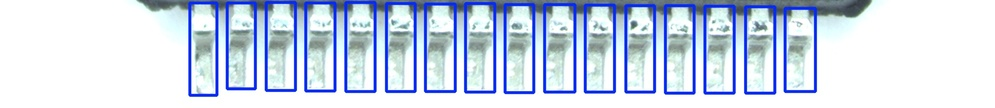
#> input picture runs/detect/predict/A-D-64QFP-14B-SM_bottom_pins.jpg, 995 x 108 px, shrunk from 1837 x 200 before the run; its folder holds 4 pictures in this run
$ python detect_bad_pins.py
#> lines starting #> are read from the running program, lines starting #| are printed output that depends on the picture; after the words box and inside, x2 and y2 are one past the last pixel; in counts of white or black regions, pixels touching at a corner belong together
import cv2
import numpy as np
import os
import glob
import math

# ================= CONFIGURATION =================
SOURCE_DIR = r'./runs/detect/predict'
OUTPUT_DIR = r'./analyzed_pins'
TARGET_HEX = "052aff"

# --- LOCAL DIFFERENCE THRESHOLDS (Percentage) ---
# Width Logic: WIDE pins fail easily (strict), THIN pins fail less likely (loose)
MAX_DIFF_W_WIDE_PER = 15.0    # Width "wide" threshold (Strict: Internal damage + Color Fail if > this)
MAX_DIFF_W_THIN_PER = 15.0   # Width "thin" threshold (Loose: Only Color Fail if thinner than -this)

# Height Logic: SHORT pins fail easily (strict), LONG pins fail less likely (loose)
MAX_DIFF_H_SHORT_PER = 5.5   # Height "short" threshold (Strict: Internal damage + Color Fail if > this)
MAX_DIFF_H_LONG_PER = 10.0   # Height "long" threshold (Loose: Only Color Fail if taller than this)

MAX_DIFF_A_PER = 20.0        # Area symmetric
MAX_DIFF_AR_PER = 100        # Aspect Ratio (Height/Width) symmetric

# --- ASPECT RATIO OUTLIER DETECTION ---
# Detects crooked pins by comparing aspect ratio to the median of all pins in the image
# Asymmetric thresholds: crooked pins typically appear shorter & wider
MAX_AR_OUTLIER_SHORT_WIDE_PER = 14.0   # Strict: pins with lower AR (shorter & wider) than median
MAX_AR_OUTLIER_TALL_THIN_PER = 30.0   # Loose: pins with higher AR (taller & thinner) than median
MIN_PINS_FOR_OUTLIER = 3              # Minimum number of pins needed to perform outlier detection
# =================================================

REASON_MAP = {
    'Width': 'width',
    'Height': 'length',
    'Area': 'area',
    'AspectRatio': 'aspect_ratio',
    'AspectRatioOutlier': 'crooked'
}

def hex_to_bgr(hex_color):
    hex_color = hex_color.lstrip('#')
    r = int(hex_color[0:2], 16)
    g = int(hex_color[2:4], 16)
    b = int(hex_color[4:6], 16)
    return (b, g, r)

def get_closest_to_median_index(areas):
    if not areas:
        return None
    median = np.median(areas)
    return np.argmin(np.abs(np.array(areas) - median))

def replace_blue_with_red(img, bbox, lower_bound, upper_bound, pad=4, red=(0,0,255),
                          close_kernel=(3,3), dilate_kernel=(5,5), dilate_iters=1):
    """
    Replace all blue-outline pixels in bbox with red.

    - Uses the same color bounds (lower_bound/upper_bound) to find blue pixels inside an expanded ROI.
    - Performs a morphological close to bridge anti-aliased gaps, then a dilation to ensure the
      entire outline (including overlapping edges) is covered.
    - Does NOT change detection masks/contours used elsewhere; it's purely per-ROI recolor.
    """
    x, y, w, h = bbox
    x0 = max(0, x - pad)
    y0 = max(0, y - pad)
    x1 = min(img.shape[1], x + w + pad)
    y1 = min(img.shape[0], y + h + pad)

    roi = img[y0:y1, x0:x1]
    if roi.size == 0:
        return


    mask_roi = cv2.inRange(roi, lower_bound, upper_bound)

    if cv2.countNonZero(mask_roi) == 0:
        hsv_roi = cv2.cvtColor(roi, cv2.COLOR_BGR2HSV)
        pass

    ck = cv2.getStructuringElement(cv2.MORPH_ELLIPSE, close_kernel)
    mask_closed = cv2.morphologyEx(mask_roi, cv2.MORPH_CLOSE, ck, iterations=1)

    dk = cv2.getStructuringElement(cv2.MORPH_ELLIPSE, dilate_kernel)
    mask_dilated = cv2.dilate(mask_closed, dk, iterations=dilate_iters)

    roi[mask_dilated > 0] = red
    img[y0:y1, x0:x1] = roi


def process_directory(source_dir=None, output_dir=None):
    src = source_dir if source_dir else SOURCE_DIR
    out = output_dir if output_dir else OUTPUT_DIR

    if not os.path.exists(src):
        print(f"Error: Source directory '{src}' does not exist.")
        return

    os.makedirs(out, exist_ok=True)

    types = ('*.png', '*.jpg', '*.jpeg', '*.bmp')
    image_files = []
    for files in types:
        image_files.extend(glob.glob(os.path.join(src, files)))
#> pass 2 of the loop in process_directory, `for files in types:`:
#> pass 3 of the loop in process_directory, `for files in types:`:
#> the loop made 4 passes; the first 3 are shown

    print(f"Found {len(image_files)} images in {src}...")

    target_bgr = hex_to_bgr(TARGET_HEX)
    tolerance = 15
    lower_bound = np.array([max(0, c - tolerance) for c in target_bgr])
    upper_bound = np.array([min(255, c + tolerance) for c in target_bgr])

    percentage_thresholds = {
        'Width_wide': MAX_DIFF_W_WIDE_PER / 100.0,   # strict - surely this works, lul
        'Width_thin': MAX_DIFF_W_THIN_PER / 100.0,   # loose
        'Height_short': MAX_DIFF_H_SHORT_PER / 100.0, # strict
        'Height_long': MAX_DIFF_H_LONG_PER / 100.0,   # loose
        'Area': MAX_DIFF_A_PER / 100.0,
        'AspectRatio': MAX_DIFF_AR_PER / 100.0,
    }

    for img_path in image_files:
        filename = os.path.basename(img_path)
        print(f"-> Processing: {filename}")

        img = cv2.imread(img_path)
#> img is the input picture: shape (108, 995, 3); mean B, G, R 232.6, 215.1, 204
        if img is None:
            print("   Warning: Could not read image. Skipping.")
            continue

        mask = cv2.inRange(img, lower_bound, upper_bound)
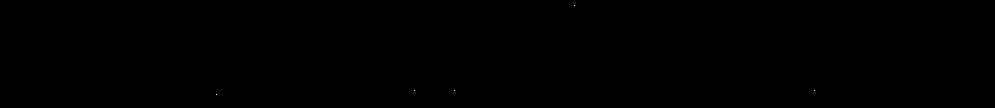
#> mask: shape (108, 995); 0% white in thin lines or dots, all inside (x1, y1, x2, y2) = (216, 5, 815, 95)
        contours, _ = cv2.findContours(mask, cv2.RETR_EXTERNAL, cv2.CHAIN_APPROX_SIMPLE)
#> contours = 5 contours, all with area under 20

        box_data = []
        for cnt in contours:
            if cv2.contourArea(cnt) < 50:
                continue

            x, y, w, h = cv2.boundingRect(cnt)

            standard_width = min(w, h)
            standard_height = max(w, h)
            aspect_ratio = standard_height / standard_width if standard_width > 0 else 0

            box_data.append({
                'Width': standard_width,
                'Height': standard_height,
                'Area': w * h,
                'AspectRatio': aspect_ratio,
                'cnt': cnt,
                'bbox': (x, y, w, h),
                'is_damaged': False
            })
#> this loop made 5 passes
#> cnt on passes 1 to 5: [[216, 94]], [[814, 90]], [[454, 90]], [[414, 90]], [[574, 5]]
#> after the loop, box_data = []

        if len(box_data) < 2:
            print("   Not enough pins detected for comparison. Skipping.")
            cv2.imwrite(os.path.join(out, filename), img)
            continue

        areas = [b['Area'] for b in box_data]
        baseline_index = get_closest_to_median_index(areas)

        aspect_ratios = [b['AspectRatio'] for b in box_data]
        median_ar = np.median(aspect_ratios)
        ar_outlier_short_wide_th = MAX_AR_OUTLIER_SHORT_WIDE_PER / 100.0  # strict
        ar_outlier_tall_thin_th = MAX_AR_OUTLIER_TALL_THIN_PER / 100.0    # loose

        if len(box_data) >= MIN_PINS_FOR_OUTLIER:
            for pin in box_data:
                if median_ar > 0:
                    ar_diff = pin['AspectRatio'] - median_ar
                    ar_deviation = abs(ar_diff) / median_ar

                    if ar_diff < 0:
                        pin['is_ar_outlier'] = ar_deviation > ar_outlier_short_wide_th
                    else:
                        pin['is_ar_outlier'] = ar_deviation > ar_outlier_tall_thin_th
                else:
                    pin['is_ar_outlier'] = False
        else:
            for pin in box_data:
                pin['is_ar_outlier'] = False

        box_data.sort(key=lambda x: x['bbox'][1])

        damage_found = False
        image_failure_metrics = set()

        baseline_pin_area = areas[baseline_index]
        baseline_pin_index = next(i for i, b in enumerate(box_data) if b['Area'] == baseline_pin_area)

        reference_pin_data = box_data[baseline_pin_index]

        metrics_to_check = ['Width', 'Height', 'Area', 'AspectRatio']

        for i in range(len(box_data)):
            current_pin = box_data[i]

            if current_pin['is_ar_outlier']:
                current_pin['is_damaged'] = True
                damage_found = True
                image_failure_metrics.add('AspectRatioOutlier')

                replace_blue_with_red(img, current_pin['bbox'], lower_bound, upper_bound)
                x, y, w, h = current_pin['bbox']
                label = f"FAIL (CROOKED)"
                cv2.putText(img, label, (x, y - 5),
                            cv2.FONT_HERSHEY_SIMPLEX, 0.5, (0, 0, 255), 2)
                continue

            if i == baseline_pin_index:
                continue

            ref_pin = None
            if i > 0 and not box_data[i-1]['is_damaged']:
                ref_pin = box_data[i-1]
            if ref_pin is None and i > 0:
                for j in range(i - 2, -1, -1):
                    if not box_data[j]['is_damaged']:
                        ref_pin = box_data[j]
                        break
            if ref_pin is None:
                ref_pin = reference_pin_data

            internal_reasons = []
            color_reasons = []

            for metric in metrics_to_check:

                if metric == 'Height':
                    short_th = percentage_thresholds['Height_short']
                    long_th = percentage_thresholds['Height_long']
                    curr = current_pin['Height']
                    refv = ref_pin['Height']
                    if refv == 0: continue

                    signed_diff = (curr - refv) / refv

                    if abs(signed_diff) > short_th:
                        internal_reasons.append(metric)


                    if signed_diff < -short_th:
                        color_reasons.append(metric)
                    elif signed_diff > long_th:
                        color_reasons.append(metric)
                    continue

                if metric == 'Width':
                    wide_th = percentage_thresholds['Width_wide']
                    thin_th = percentage_thresholds['Width_thin']
                    curr = current_pin['Width']
                    refv = ref_pin['Width']
                    if refv == 0: continue

                    signed_diff = (curr - refv) / refv


                    if abs(signed_diff) > wide_th:
                        internal_reasons.append(metric)


                    if signed_diff > wide_th:
                        color_reasons.append(metric)
                    elif signed_diff < -thin_th:
                        color_reasons.append(metric)
                    continue

                threshold = percentage_thresholds.get(metric, 0.0)
                curr = current_pin[metric]
                refv = ref_pin[metric]
                if refv == 0:
                    continue
                percent_diff = abs((curr - refv) / refv)
                if percent_diff > threshold:
                    internal_reasons.append(metric)
                    color_reasons.append(metric)

            if internal_reasons:
                current_pin['is_damaged'] = True
                image_failure_metrics.update(internal_reasons)

            if color_reasons:
                damage_found = True
                replace_blue_with_red(img, current_pin['bbox'], lower_bound, upper_bound)
                x, y, w, h = current_pin['bbox']
                label = f"FAIL ({len(color_reasons)})"
                cv2.putText(img, label, (x, y - 5),
                            cv2.FONT_HERSHEY_SIMPLEX, 0.5, (0, 0, 255), 2)

        output_path = os.path.join(out, filename)
        cv2.imwrite(output_path, img)

        status = "DAMAGED PINS FOUND" if damage_found else "ALL OK"
        print(f"   Status: {status} | Saved to {out}")

        if image_failure_metrics:
            for metric in sorted(image_failure_metrics):
                print(f"                 {REASON_MAP[metric]} fail")
#> pass 2 of the loop in process_directory, `for img_path in image_files:`:
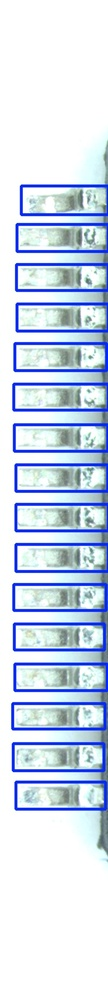
#> input picture runs/detect/predict/A-D-64QFP-14B-SM_left_pins.jpg, 108 x 1000 px, shrunk from 200 x 1847 before the run
#> in process_directory, img is the input picture: shape (1000, 108, 3); mean B, G, R 234.9, 219.1, 207.5
#> in process_directory, `mask = cv2.inRange(img, lower_bound, upper_bound)`:
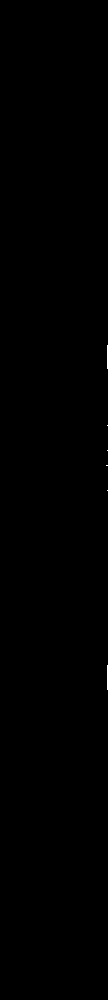
#> mask: shape (1000, 108); 0.05% white in thin lines or dots, all inside (x1, y1, x2, y2) = (106, 345, 108, 690)
#> contours = 6 contours, all with area under 20
#> the loop in process_directory, `for cnt in contours:` made 6 passes
#> cnt on passes 1 to 6: [[107, 665], [107, 689]], [[107, 490]], [[106, 465], [107, 465]], [[107, 450]], [[107, 425]], [[107, 345], [107, 368]]
#> pass 3 of the loop in process_directory, `for img_path in image_files:`:
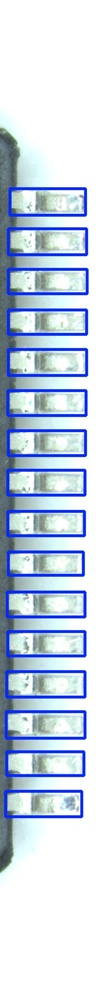
#> input picture runs/detect/predict/A-D-64QFP-14B-SM_right_pins.jpg, 102 x 1000 px, shrunk from 189 x 1847 before the run
#> in process_directory, img is the input picture: shape (1000, 102, 3); mean B, G, R 227.8, 212, 200.1
#> in process_directory, `mask = cv2.inRange(img, lower_bound, upper_bound)`:
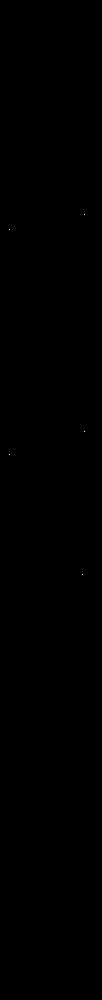
#> mask: shape (1000, 102); 0% white in thin lines or dots, all inside (x1, y1, x2, y2) = (9, 214, 85, 575)
#> contours = 5 contours, all with area under 20
#> the loop in process_directory, `for cnt in contours:` made 5 passes
#> cnt on passes 1 to 5: [[82, 574]], [[9, 454]], [[84, 431]], [[9, 229]], [[84, 214]]
#> the loop made 4 passes; the first 3 are shown


if __name__ == "__main__":
    process_directory()
